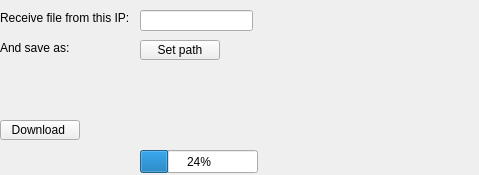
<?xml version="1.0" encoding="UTF-8"?>
<ui version="4.0">
 <class>Form</class>
 <widget class="QWidget" name="Form">
  <property name="geometry">
   <rect>
    <x>0</x>
    <y>0</y>
    <width>479</width>
    <height>175</height>
   </rect>
  </property>
  <property name="windowTitle">
   <string>Form</string>
  </property>
  <widget class="QLabel" name="label">
   <property name="geometry">
    <rect>
     <x>0</x>
     <y>10</y>
     <width>141</width>
     <height>16</height>
    </rect>
   </property>
   <property name="text">
    <string>Receive file from this IP:</string>
   </property>
  </widget>
  <widget class="QLineEdit" name="lineEdit">
   <property name="geometry">
    <rect>
     <x>140</x>
     <y>10</y>
     <width>113</width>
     <height>21</height>
    </rect>
   </property>
  </widget>
  <widget class="QPushButton" name="pushButton">
   <property name="geometry">
    <rect>
     <x>0</x>
     <y>120</y>
     <width>80</width>
     <height>20</height>
    </rect>
   </property>
   <property name="text">
    <string>Download </string>
   </property>
  </widget>
  <widget class="QProgressBar" name="progressBar">
   <property name="geometry">
    <rect>
     <x>140</x>
     <y>150</y>
     <width>118</width>
     <height>23</height>
    </rect>
   </property>
   <property name="value">
    <number>24</number>
   </property>
  </widget>
  <widget class="QLabel" name="label_2">
   <property name="geometry">
    <rect>
     <x>0</x>
     <y>40</y>
     <width>81</width>
     <height>16</height>
    </rect>
   </property>
   <property name="text">
    <string>And save as:</string>
   </property>
  </widget>
  <widget class="QPushButton" name="pushButton_2">
   <property name="geometry">
    <rect>
     <x>140</x>
     <y>40</y>
     <width>80</width>
     <height>20</height>
    </rect>
   </property>
   <property name="text">
    <string>Set path</string>
   </property>
  </widget>
  <widget class="QLabel" name="label_3">
   <property name="geometry">
    <rect>
     <x>0</x>
     <y>80</y>
     <width>471</width>
     <height>31</height>
    </rect>
   </property>
   <property name="acceptDrops">
    <bool>true</bool>
   </property>
   <property name="autoFillBackground">
    <bool>false</bool>
   </property>
   <property name="text">
    <string/>
   </property>
   <property name="wordWrap">
    <bool>true</bool>
   </property>
  </widget>
 </widget>
 <resources/>
 <connections/>
</ui>
